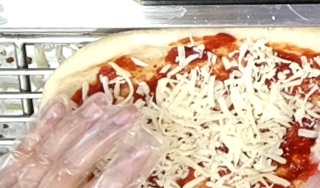
#> input picture dllib/augmentation/crop_0_sample.jpg, 320 x 188 px, given as the content of the folder lero/dataset/aistt_dataset/dcdataset/seg_data/cropped/images, which was not available
$ python mosaic.py
#> lines starting #> are read from the running program, lines starting #| are printed output that depends on the picture; pictures that were not available may be replaced by others from this repository, and a replacement may not be noted
from glob import glob
import cv2
import numpy as np
import matplotlib.pyplot as plt
import shutil as sh
from PIL import Image
import random
import os

def get_colormap(count=256, cmap_type="pascal"):
    """Creates a label colormap used in PASCAL VOC segmentation benchmark.
    Returns:
        A colormap for visualizing segmentation results.
    """

    def bit_get(val, idx):
        """Gets the bit value.
        Args:
            val: Input value, int or numpy int array.
            idx: Which bit of the input val.
        Returns:
            The "idx"-th bit of input val.
        """
        return (val >> idx) & 1

    cmap_type = cmap_type.lower()
    if cmap_type == "voc" or cmap_type == "coco":
        cmap_type = "pascal"

    if cmap_type == "pascal":
        colormap = np.zeros((count, 3), dtype=int)
        ind = np.arange(count, dtype=int)

        for shift in reversed(list(range(8))):
            for channel in range(3):
                colormap[:, channel] |= bit_get(ind, channel) << shift
            ind >>= 3

        return colormap

    elif cmap_type == "cityscape":
        colormap = np.zeros((256, 3), dtype=np.uint8)
        colormap[0] = [128, 64, 128]
        colormap[1] = [244, 35, 232]
        colormap[2] = [70, 70, 70]
        colormap[3] = [102, 102, 156]
        colormap[4] = [190, 153, 153]
        colormap[5] = [153, 153, 153]
        colormap[6] = [250, 170, 30]
        colormap[7] = [220, 220, 0]
        colormap[8] = [107, 142, 35]
        colormap[9] = [152, 251, 152]
        colormap[10] = [70, 130, 180]
        colormap[11] = [220, 20, 60]
        colormap[12] = [255, 0, 0]
        colormap[13] = [0, 0, 142]
        colormap[14] = [0, 0, 70]
        colormap[15] = [0, 60, 100]
        colormap[16] = [0, 80, 100]
        colormap[17] = [0, 0, 230]
        colormap[18] = [119, 11, 32]

        return colormap

    elif cmap_type == "ade20k":
        return np.asarray(
            [
                [0, 0, 0],
                [120, 120, 120],
                [180, 120, 120],
                [6, 230, 230],
                [80, 50, 50],
                [4, 200, 3],
                [120, 120, 80],
                [140, 140, 140],
                [204, 5, 255],
                [230, 230, 230],
                [4, 250, 7],
                [224, 5, 255],
                [235, 255, 7],
                [150, 5, 61],
                [120, 120, 70],
                [8, 255, 51],
                [255, 6, 82],
                [143, 255, 140],
                [204, 255, 4],
                [255, 51, 7],
                [204, 70, 3],
                [0, 102, 200],
                [61, 230, 250],
                [255, 6, 51],
                [11, 102, 255],
                [255, 7, 71],
                [255, 9, 224],
                [9, 7, 230],
                [220, 220, 220],
                [255, 9, 92],
                [112, 9, 255],
                [8, 255, 214],
                [7, 255, 224],
                [255, 184, 6],
                [10, 255, 71],
                [255, 41, 10],
                [7, 255, 255],
                [224, 255, 8],
                [102, 8, 255],
                [255, 61, 6],
                [255, 194, 7],
                [255, 122, 8],
                [0, 255, 20],
                [255, 8, 41],
                [255, 5, 153],
                [6, 51, 255],
                [235, 12, 255],
                [160, 150, 20],
                [0, 163, 255],
                [140, 140, 140],
                [250, 10, 15],
                [20, 255, 0],
                [31, 255, 0],
                [255, 31, 0],
                [255, 224, 0],
                [153, 255, 0],
                [0, 0, 255],
                [255, 71, 0],
                [0, 235, 255],
                [0, 173, 255],
                [31, 0, 255],
                [11, 200, 200],
                [255, 82, 0],
                [0, 255, 245],
                [0, 61, 255],
                [0, 255, 112],
                [0, 255, 133],
                [255, 0, 0],
                [255, 163, 0],
                [255, 102, 0],
                [194, 255, 0],
                [0, 143, 255],
                [51, 255, 0],
                [0, 82, 255],
                [0, 255, 41],
                [0, 255, 173],
                [10, 0, 255],
                [173, 255, 0],
                [0, 255, 153],
                [255, 92, 0],
                [255, 0, 255],
                [255, 0, 245],
                [255, 0, 102],
                [255, 173, 0],
                [255, 0, 20],
                [255, 184, 184],
                [0, 31, 255],
                [0, 255, 61],
                [0, 71, 255],
                [255, 0, 204],
                [0, 255, 194],
                [0, 255, 82],
                [0, 10, 255],
                [0, 112, 255],
                [51, 0, 255],
                [0, 194, 255],
                [0, 122, 255],
                [0, 255, 163],
                [255, 153, 0],
                [0, 255, 10],
                [255, 112, 0],
                [143, 255, 0],
                [82, 0, 255],
                [163, 255, 0],
                [255, 235, 0],
                [8, 184, 170],
                [133, 0, 255],
                [0, 255, 92],
                [184, 0, 255],
                [255, 0, 31],
                [0, 184, 255],
                [0, 214, 255],
                [255, 0, 112],
                [92, 255, 0],
                [0, 224, 255],
                [112, 224, 255],
                [70, 184, 160],
                [163, 0, 255],
                [153, 0, 255],
                [71, 255, 0],
                [255, 0, 163],
                [255, 204, 0],
                [255, 0, 143],
                [0, 255, 235],
                [133, 255, 0],
                [255, 0, 235],
                [245, 0, 255],
                [255, 0, 122],
                [255, 245, 0],
                [10, 190, 212],
                [214, 255, 0],
                [0, 204, 255],
                [20, 0, 255],
                [255, 255, 0],
                [0, 153, 255],
                [0, 41, 255],
                [0, 255, 204],
                [41, 0, 255],
                [41, 255, 0],
                [173, 0, 255],
                [0, 245, 255],
                [71, 0, 255],
                [122, 0, 255],
                [0, 255, 184],
                [0, 92, 255],
                [184, 255, 0],
                [0, 133, 255],
                [255, 214, 0],
                [25, 194, 194],
                [102, 255, 0],
                [92, 0, 255],
            ]
        )
    elif cmap_type == "kvasir":
        return np.asarray(
            [
                [0, 0, 0],
                [255, 255, 255]
            ]
        )

    else:
        raise ValueError("Unsupported dataset.")

# 기존 데이터셋 개수의 {IMAGE_COUNT} 배수만큼 만들 것.
IMAGE_COUNT = 2

rootpath = '/home/bulgogi/bolero/dataset/aistt_dataset/dcdataset/seg_data/cropped'
savepath = '/home/bulgogi/bolero/dataset/aistt_dataset/dcdataset/seg_data/cropped/augmented/mosaic'
os.makedirs(savepath, exist_ok=True)
os.makedirs(os.path.join(savepath, "images"), exist_ok=True)
os.makedirs(os.path.join(savepath, "annotations"), exist_ok=True)

imglist = glob(os.path.join(rootpath, 'images', '*.jpg'))
sample_image = cv2.imread(imglist[0], cv2.IMREAD_COLOR)
#> sample_image is the input picture: shape (188, 320, 3); mean B, G, R 168.8, 188.7, 211.3
ih, iw, ic = sample_image.shape
#> ih = 188; iw = 320; ic = 3
frag_size = (int(ih / 2), int(iw / 2), ic)
#> frag_size = (94, 160, 3)
fh, fw, fc = frag_size
#> fh = 94; fw = 160; fc = 3
aug_count = 0
print(ih, iw, ic)
#| 188 320 3
print(frag_size)
#| (94, 160, 3)

cmap = get_colormap()
palette = [value for color in cmap for value in color]

for i in range(len(imglist) * IMAGE_COUNT):    # 기존 데이터셋의 2배수만큼 만들 것
    image_canvas = np.zeros_like(sample_image)
    is_filled = [False, False, False, False]
    sectors = [[0, 0], [0 + fh, 0], [0, 0 + fw], [0 + fh, 0 + fw]]
#> sectors = [[0, 0], [94, 0], [0, 160], [94, 160]]
    before_index = -1

    colmap_canvas = Image.new('P', (iw, ih))
#> colmap_canvas: PIL image 320x188 P; every value is 0
    while not all(is_filled):
        target_index = random.randint(0, len(imglist) - 1)

        if before_index == target_index:
            continue

        target_file = imglist[target_index]
#         print(target_file)
        img = cv2.imread(target_file, cv2.IMREAD_COLOR)
        target_colmapname = target_file.replace("images", "annotations").replace(".jpg", ".png")
        colmap = Image.open(target_colmapname)

        start_ih = random.randint(0, int(ih - fh - 1))
        start_iw = random.randint(0, int(iw - fw - 1))

        frag_image = img[start_ih:start_ih + fh, start_iw:start_iw + fw, :]
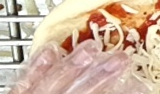
#> frag_image: shape (94, 160, 3); mean B, G, R 160.1, 181.6, 208.2
        frag_colmap = colmap.crop((start_iw, start_ih, start_iw + fw, start_ih + fh))

        unique, counts = np.unique(np.array(frag_colmap), return_counts=True)
#> unique = 256 values from 0 to 255; counts = 256 values, max 1862 at index 255, min 4 at index 1, mean 176.2
        uniq_counts_dict = dict(zip(unique, counts))
#> uniq_counts_dict = 256 items
        total_count = sum(counts.tolist())
#> total_count = 45120
        nonlabel_percentage = float(uniq_counts_dict[0] / total_count)
#> nonlabel_percentage = 0.000222
        if nonlabel_percentage >= 0.93:
            continue

        for idx, boolval in enumerate(is_filled):
            if boolval is False:
                start_point = sectors[idx]
                image_canvas[start_point[0]:start_point[0] + fh, start_point[1]:start_point[1] + fw, :] = frag_image
                colmap_canvas.paste(frag_colmap, (start_point[1], start_point[0]))
                is_filled[idx] = True
                break
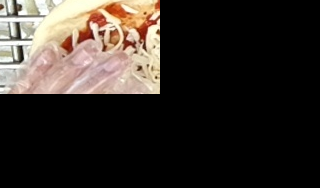
#> image_canvas: shape (188, 320, 3); mean B, G, R 40, 45.4, 52
#> after the loop, is_filled = [True, False, False, False]
        before_index = target_index
    colmap_canvas.putpalette(palette)
# [5 lines of commented-out code are left out]

    cv2.imwrite(os.path.join(savepath, "images", f"augmented_mosaic_{i}.jpg"), image_canvas)
    colmap_canvas.save(os.path.join(savepath, "annotations", f"augmented_mosaic_{i}.png"))

$ run again, on dllib/augmentation/crop_4_sample.jpg
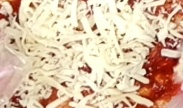
#> input picture dllib/augmentation/crop_4_sample.jpg, 183 x 108 px, given as the content of the folder lero/dataset/aistt_dataset/dcdataset/seg_data/cropped/images, which was not available
#> sample_image is the input picture: shape (108, 183, 3); mean B, G, R 163.9, 191.4, 218
#| 108 183 3
#| (54, 91, 3)
#> colmap_canvas: PIL image 183x108 P; every value is 0
#> `frag_image = img[start_ih:start_ih + fh, start_iw:start_iw + fw, :]`:
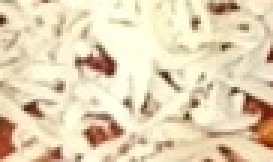
#> frag_image: shape (54, 91, 3) (shown 3 times larger); mean B, G, R 180.6, 211.2, 227.6
#> unique = 249 values from 0 to 255; counts = 249 values, max 1140 at index 248, min 1 at index 1, mean 59.2
#> uniq_counts_dict = 249 items
#> total_count = 14742
#> nonlabel_percentage = 0.000204
#> after the loop `for idx, boolval in enumerate(is_filled):`:
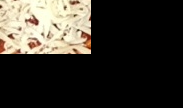
#> image_canvas: shape (108, 183, 3); mean B, G, R 44.9, 52.5, 56.6
#> after the loop `for idx, boolval in enumerate(is_filled):`: is_filled = [True, False, False, False]

$ run again, on dllib/augmentation/sample.jpg
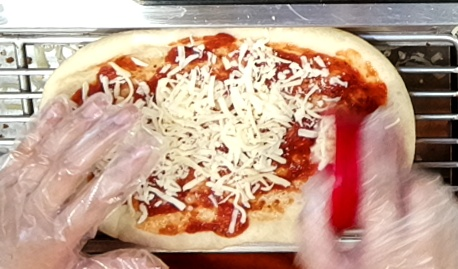
#> input picture dllib/augmentation/sample.jpg, 458 x 269 px, given as the content of the folder lero/dataset/aistt_dataset/dcdataset/seg_data/cropped/images, which was not available
#> sample_image is the input picture: shape (269, 458, 3); mean B, G, R 140.4, 158, 191.5
#| 269 458 3
#| (134, 229, 3)
#> colmap_canvas: PIL image 458x269 P; every value is 0
#> `frag_image = img[start_ih:start_ih + fh, start_iw:start_iw + fw, :]`:
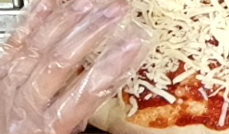
#> frag_image: shape (134, 229, 3); mean B, G, R 149.2, 170.7, 205.8
#> unique = 256 values from 0 to 255; counts = 256 values, max 2062 at index 255, min 37 at index 5, mean 359.6
#> uniq_counts_dict = 256 items
#> total_count = 92058
#> nonlabel_percentage = 0.00181
#> after the loop `for idx, boolval in enumerate(is_filled):`:
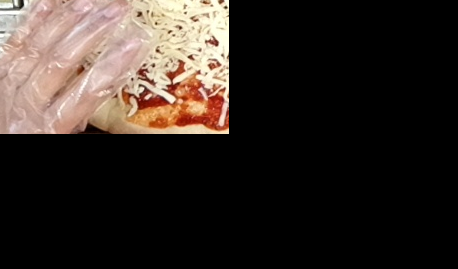
#> image_canvas: shape (269, 458, 3); mean B, G, R 37.2, 42.5, 51.2
#> after the loop `for idx, boolval in enumerate(is_filled):`: is_filled = [True, False, False, False]
